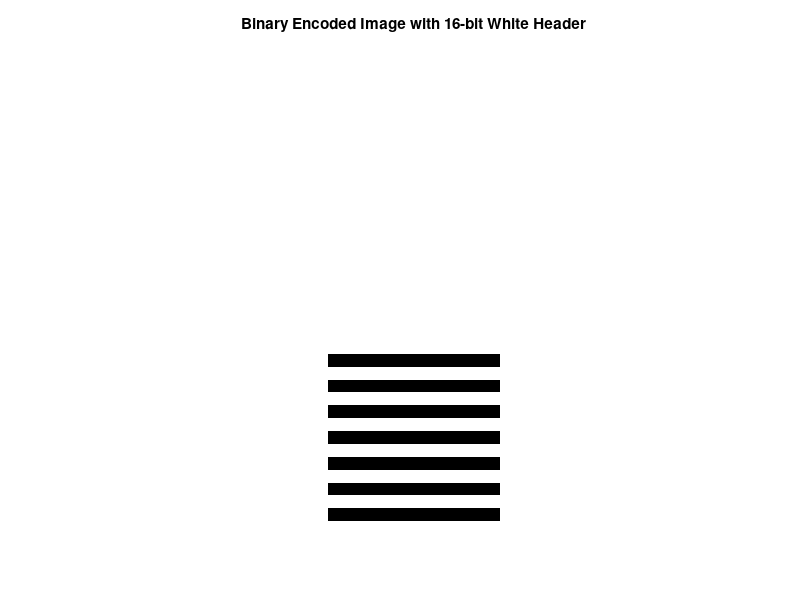

Reproduce this figure in MATLAB.
clear;clc;close all;

binaryStr = '01010101010101';  % your binary string
outputFile = 'generated_with_header.png'; 
imgWidth = 400; 
bitHeight = 30;  

numHeaderBits = 24; % header size
headerHeight = bitHeight * numHeaderBits;

bitArray = binaryStr - '0'; 
numBits = length(bitArray);


imgHeight = headerHeight + numBits * bitHeight;
img = ones(imgHeight, imgWidth) * 255;  


for i = 1:numBits
    rStart = headerHeight + (i-1)*bitHeight + 1;
    rEnd = rStart + bitHeight - 1;
    if bitArray(i) == 0
        img(rStart:rEnd, :) = 0;
    end
end

figure;
imshow(uint8(img));
title('Binary Encoded Image with 16-bit White Header');

imwrite(uint8(img), outputFile);
fprintf('Image saved as %s\n', outputFile);
